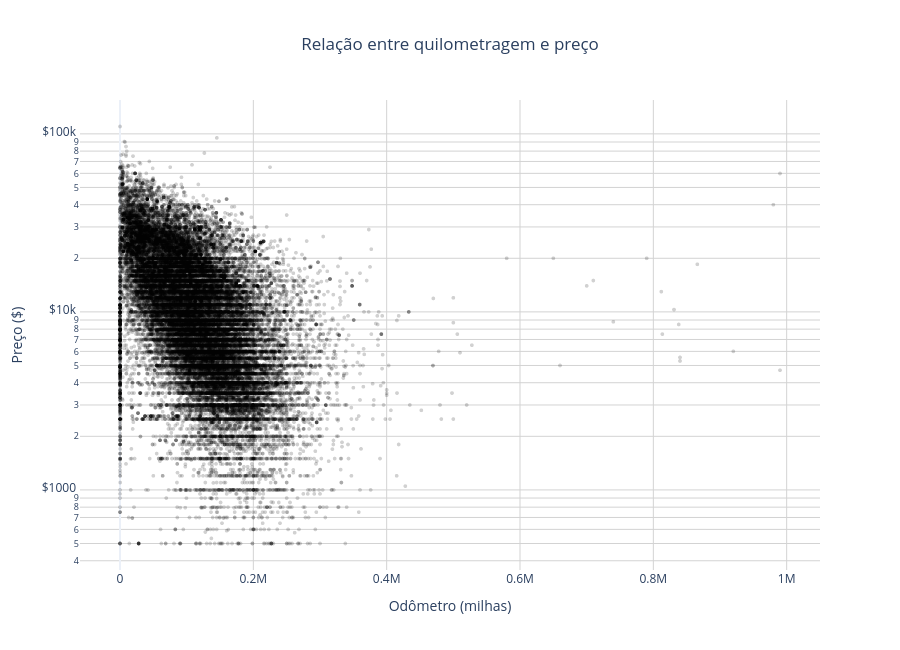

The notebook cell this image was saved under:
### Code cell
# Construindo gráfico de dispersão entre odômetro e preço

odometer = vehicles_odometer.reset_index(drop=True)

fig_odometer = px.scatter(
    odometer,
    x='odometer',
    y='price',
    title='Relação entre quilometragem e preço',
    labels={
        'odometer': 'Odômetro (milhas)',
        'price': 'Preço ($)'
    },
    opacity=0.18,
    render_mode='webgl',
    log_y=True
)

fig_odometer.update_traces(
    marker=dict(size=4)
)

fig_odometer.update_layout(
    height=650,
    template='plotly_white',
    title_x=0.5,
    xaxis=dict(
        showgrid=True,
        gridcolor='lightgray'
    ),
    yaxis=dict(
        showgrid=True,
        gridcolor='lightgray',
        tickprefix='$'
    )
)

fig_odometer.show()

### Figure 1 — Plotly figure (JSON) as saved in the notebook; plotly's stock layout.template omitted (floating-point values rounded to 4 significant figures; data arrays with more than 128 entries replaced by an {"elided": "..."} marker saying what was removed)
{"data": [{"hovertemplate": "Odômetro (milhas)=%{x}<br>Preço ($)=%{y}<extra></extra>", "legendgroup": "", "marker": {"color": "#000001", "opacity": 0.18, "size": 4, "symbol": "circle"}, "mode": "markers", "name": "", "showlegend": false, "type": "scattergl", "x": {"elided": "42729 float values"}, "xaxis": "x", "y": {"elided": "42729 int values"}, "yaxis": "y"}], "layout": {"height": 650, "legend": {"tracegroupgap": 0}, "title": {"text": "Relação entre quilometragem e preço", "x": 0.5}, "xaxis": {"anchor": "y", "domain": [0, 1], "gridcolor": "lightgray", "showgrid": true, "title": {"text": "Odômetro (milhas)"}}, "yaxis": {"anchor": "x", "domain": [0, 1], "gridcolor": "lightgray", "showgrid": true, "tickprefix": "$", "title": {"text": "Preço ($)"}, "type": "log"}}}
